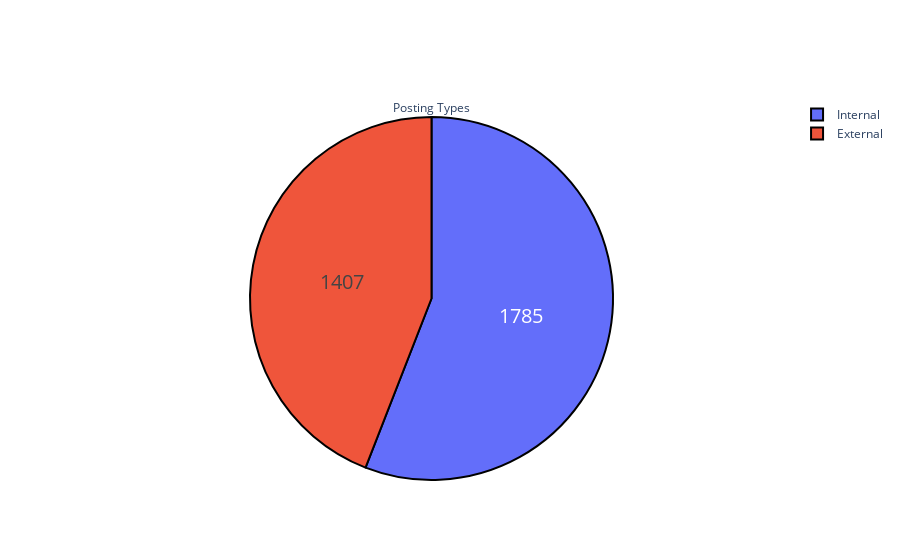

The notebook cell saved with this chart:
### Code cell
py.iplot([pie_plot(jobs['Posting Type'].value_counts(), 'Posting Types')])

### Figure 1 — Plotly figure (JSON) as saved in the notebook; plotly's stock layout.template omitted (floating-point values rounded to 4 significant figures)
{"data": [{"hoverinfo": "label+percent", "labels": ["Internal", "External"], "marker": {"line": {"color": "#000000", "width": 2}}, "textfont": {"size": 20}, "textinfo": "value", "title": {"text": "Posting Types"}, "type": "pie", "values": [1785, 1407]}], "layout": {}}
